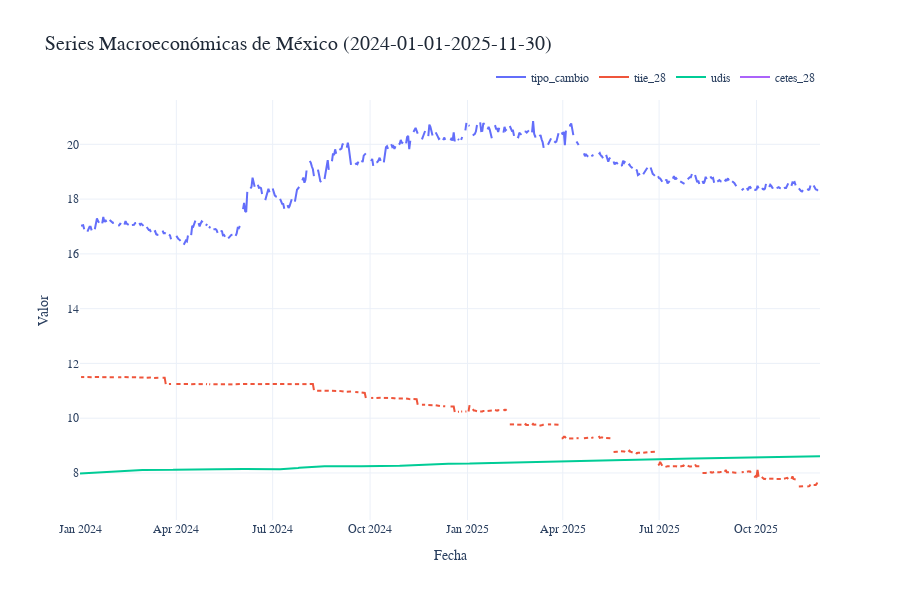

Notebook cell for this chart:
### Code cell
# Plot all series together
PlotTimeSeries(
    rawData,
    'fecha',
    list(SERIES_IDS.values()),
    title=f"Series Macroeconómicas de México ({START_DATE}-{END_DATE})",
    ylabel="Valor",
    height=600,
    savePath='../results/01_all_series.html'  # Plotly saves as HTML or PNG
)

### Figure 1 — Plotly figure (JSON) as saved in the notebook; plotly's stock layout.template omitted (floating-point values rounded to 4 significant figures; data arrays with more than 128 entries replaced by an {"elided": "..."} marker saying what was removed)
{"data": [{"line": {"width": 2}, "mode": "lines", "name": "tipo_cambio", "type": "scatter", "x": {"elided": "700 str values"}, "y": {"elided": "700 float values"}}, {"line": {"width": 2}, "mode": "lines", "name": "tiie_28", "type": "scatter", "x": {"elided": "700 str values"}, "y": {"elided": "700 float values"}}, {"line": {"width": 2}, "mode": "lines", "name": "udis", "type": "scatter", "x": {"elided": "700 str values"}, "y": {"elided": "700 float values"}}, {"line": {"width": 2}, "mode": "lines", "name": "cetes_28", "type": "scatter", "x": {"elided": "700 str values"}, "y": {"elided": "700 float values"}}], "layout": {"font": {"family": "Arial", "size": 12}, "height": 600, "hovermode": "x unified", "legend": {"orientation": "h", "x": 1, "xanchor": "right", "y": 1.02, "yanchor": "bottom"}, "title": {"font": {"color": "#1f2937", "size": 20}, "text": "Series Macroeconómicas de México (2024-01-01-2025-11-30)"}, "xaxis": {"title": {"text": "Fecha"}}, "yaxis": {"title": {"text": "Valor"}}}}
